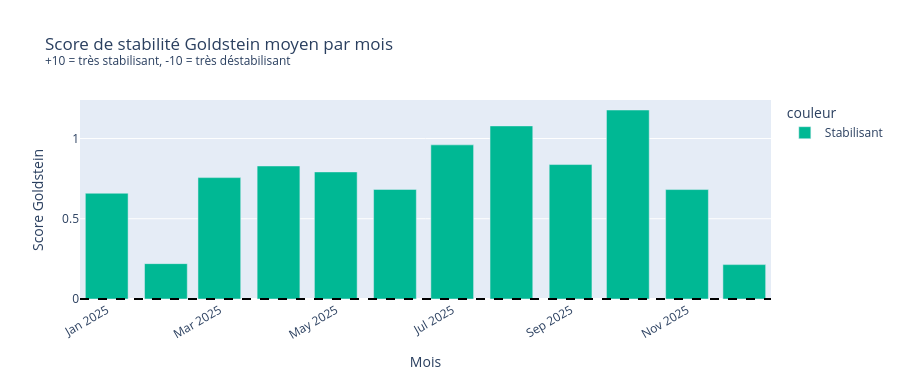

This figure's notebook cell:
### Markdown cell above
---
## VIZ 7 — Score Goldstein : stabilité par mois
**Question** : La perception de la stabilité du Bénin évolue-t-elle dans le temps ?

### Code cell
if COL_GOLDSTEIN:
    df[COL_GOLDSTEIN] = pd.to_numeric(df[COL_GOLDSTEIN], errors='coerce')
    gold_monthly = df.groupby('_month')[COL_GOLDSTEIN].mean().reset_index()
    gold_monthly.columns = ['mois', 'goldstein_moyen']
    gold_monthly = gold_monthly.sort_values('mois')
    gold_monthly['couleur'] = gold_monthly['goldstein_moyen'].apply(
        lambda x: 'Stabilisant' if x >= 0 else 'Destabilisant'
    )

    fig = px.bar(
        gold_monthly, x='mois', y='goldstein_moyen',
        color='couleur',
        color_discrete_map={'Stabilisant': '#00b894', 'Destabilisant': '#e17055'},
        title='Score de stabilité Goldstein moyen par mois<br><sup>+10 = très stabilisant, -10 = très déstabilisant</sup>',
        labels={'mois': 'Mois', 'goldstein_moyen': 'Score Goldstein'},
        height=380
    )
    fig.add_hline(y=0, line_dash='dash', line_color='black')
    fig.update_layout(xaxis_tickangle=-30)
    fig.show()

    print(f"Score global : {df[COL_GOLDSTEIN].mean():.2f}")

### Figure 1 — Plotly figure (JSON) as saved in the notebook; plotly's stock layout.template omitted (floating-point values rounded to 4 significant figures)
{"data": [{"hovertemplate": "couleur=Stabilisant<br>Mois=%{x}<br>Score Goldstein=%{y}<extra></extra>", "legendgroup": "Stabilisant", "marker": {"color": "#00b894", "pattern": {"shape": ""}}, "name": "Stabilisant", "orientation": "v", "showlegend": true, "textposition": "auto", "type": "bar", "x": ["2025-01", "2025-02", "2025-03", "2025-04", "2025-05", "2025-06", "2025-07", "2025-08", "2025-09", "2025-10", "2025-11", "2025-12"], "xaxis": "x", "y": [0.6592, 0.2204, 0.7565, 0.8291, 0.7921, 0.6832, 0.9607, 1.079, 0.8379, 1.178, 0.682, 0.2143], "yaxis": "y"}], "layout": {"barmode": "relative", "height": 380, "legend": {"title": {"text": "couleur"}, "tracegroupgap": 0}, "shapes": [{"line": {"color": "black", "dash": "dash"}, "type": "line", "x0": 0, "x1": 1, "xref": "x domain", "y0": 0, "y1": 0, "yref": "y"}], "title": {"text": "Score de stabilité Goldstein moyen par mois<br><sup>+10 = très stabilisant, -10 = très déstabilisant</sup>"}, "xaxis": {"anchor": "y", "domain": [0, 1], "tickangle": -30, "title": {"text": "Mois"}}, "yaxis": {"anchor": "x", "domain": [0, 1], "title": {"text": "Score Goldstein"}}}}
